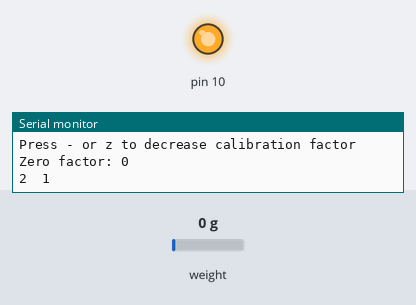
The sketch below on a simulated Arduino Uno, built with avr-gcc and run on an emulated ATmega328P. On the bench: output pins drawn as LEDs (lit = HIGH), the last lines printed to the serial monitor. The inputs (shaded band) are chosen by the test bench; at power-on: weight on the scale 0 g. Storage starts empty.

Above: at 2.3 s.
At 3.4 s:
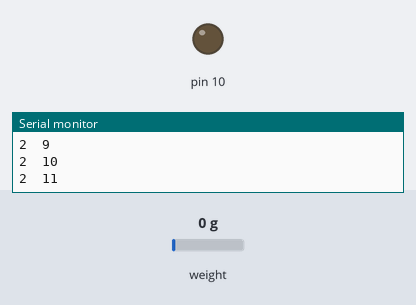
Timing chart, 0 to 4.9 s (numbered marks = the images above):
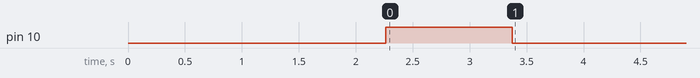

The sketch:

loadcell_calibration.ino
```cpp
// (licence header left out)
// include the load cell library
#include <HX711.h>

// include the SD card and SPI libraries
#include <SPI.h>
#include <SD.h>

#define DOUT  3
#define CLK  2

HX711 scale;

File dataFile;
int cycles = 0;
int buoy_force;

long OnTime = 1000;
long OffTime = 1000;
long previousMillis = 0;
long interval = 1000;

float calibration_factor = -14920; //-7050 worked for my 440lb max scale setup

void setup() {
  Serial.begin(9600);
  Serial.println("HX711 calibration sketch");
  Serial.println("Remove all weight from scale");
  Serial.println("After readings begin, place known weight on scale");
  Serial.println("Press + or a to increase calibration factor");
  Serial.println("Press - or z to decrease calibration factor");
  scale.begin(DOUT, CLK);
  scale.set_scale();
  scale.tare(); //Reset the scale to 0
  pinMode(10, OUTPUT);
  long zero_factor = scale.read_average(); //Get a baseline reading
  Serial.print("Zero factor: "); //This can be used to remove the need to tare the scale. Useful in permanent scale projects.
  Serial.println(zero_factor);

  // Initialize the SD card module and open file to write to
  SD.begin(4);
}

void loop() {
  unsigned long currentMillis = millis();
  scale.set_scale(calibration_factor); //Adjust to this calibration factor
  dataFile = SD.open("data.txt", FILE_WRITE);
  cycles += 1;

  if (cycles <= 15){
//    Serial.print("Reading: ");
  buoy_force = (scale.get_units(), 2);
  Serial.print(buoy_force);
  Serial.print('\t');
  Serial.println(cycles);
//    Serial.print(" grams"); //Change this to kg and re-adjust the calibration factor if you follow SI units like a sane person
//    Serial.print(" calibration_factor: ");
//    Serial.print(calibration_factor);
  Serial.println();

//    dataFile.print("Reading: ");
  dataFile.print(buoy_force);
//    dataFile.print(" grams"); //Change this to kg and re-adjust the calibration factor if you follow SI units like a sane person
//    dataFile.print(" calibration_factor: ");
//    dataFile.print(calibration_factor);
  dataFile.print('\t');

  if(Serial.available())
  {
    char temp = Serial.read();
    if(temp == '+' || temp == 'a')
      calibration_factor += 10;
    else if(temp == '-' || temp == 'z')
      calibration_factor -= 10;
  }

  if ((digitalRead(10) == HIGH && (currentMillis - previousMillis >= OnTime))) {
    digitalWrite(10, LOW);
    previousMillis = currentMillis;
  }
   else if ((digitalRead(10) == LOW && (currentMillis - previousMillis >= OffTime))) {
    digitalWrite(10, HIGH);
    previousMillis = currentMillis;
     }
  }
  dataFile.close();
  if (cycles == 15) {
    Serial.end();
  }


}
```

Measured:
- by itself, pin 10: LOW → HIGH at 2.3 s, → LOW 1.1 s later
